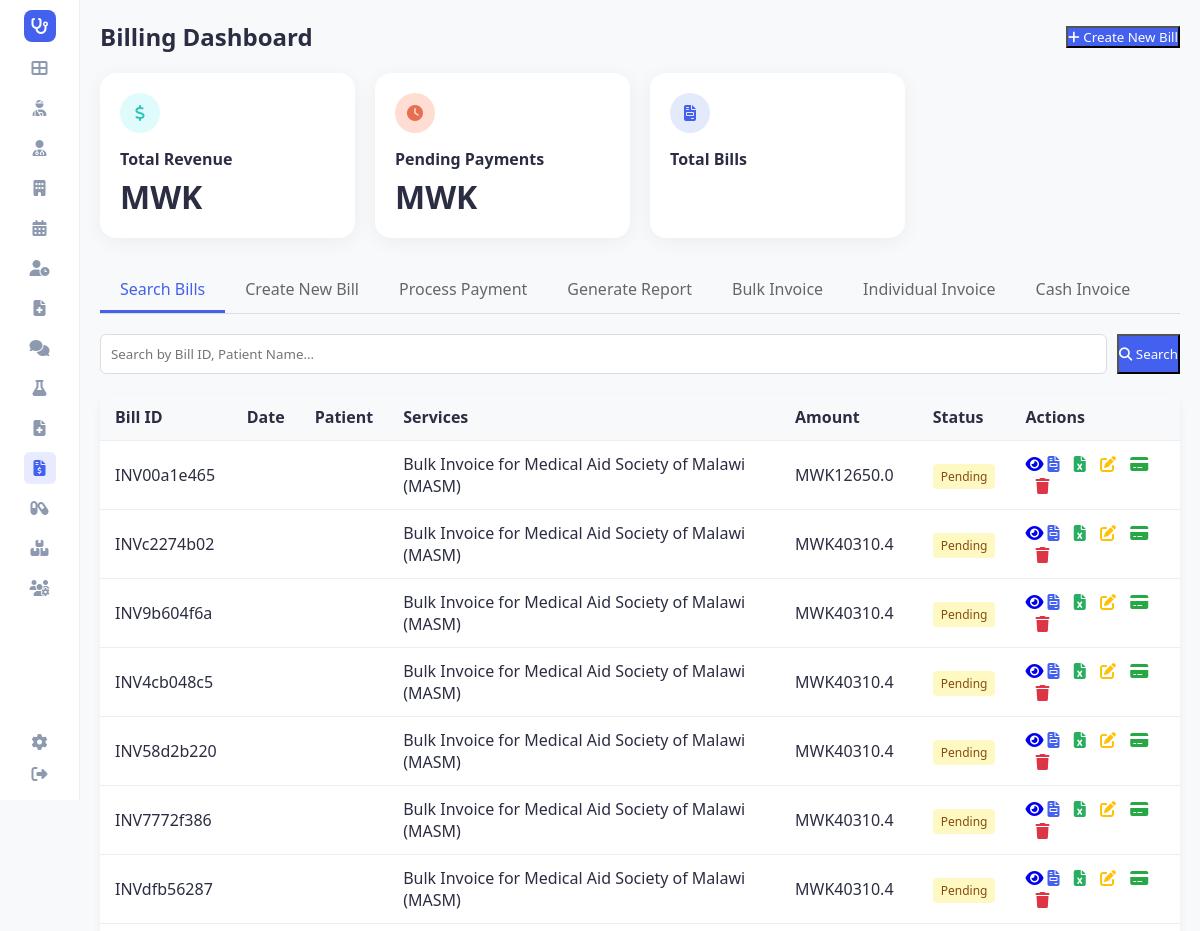
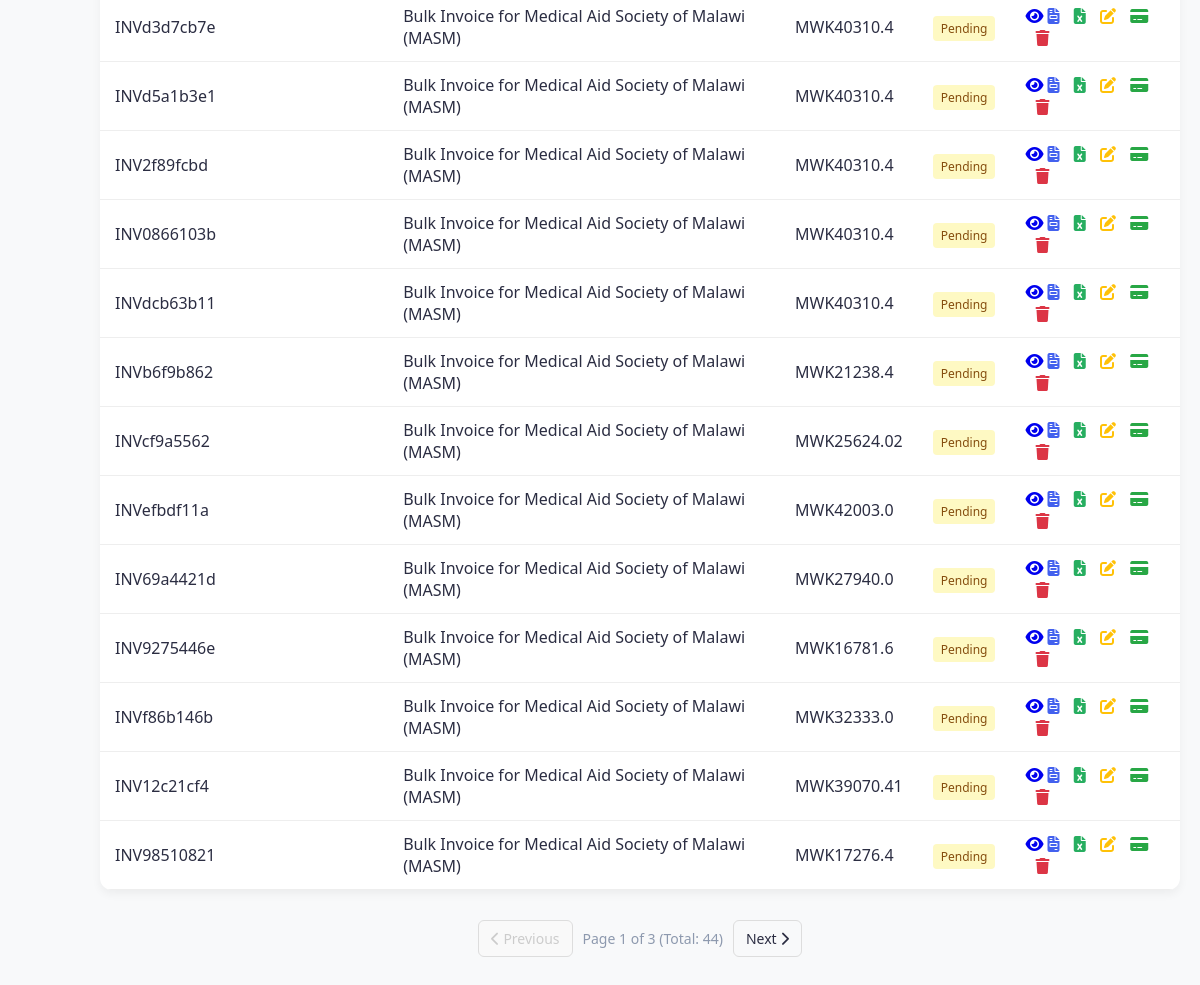
Screenshot of /billing (signed in) with the database file from the repository (2 pictures, top to bottom).
### tables this page shows
CREATE TABLE bills (
                bill_id TEXT PRIMARY KEY,
                patient_id TEXT,
                appointment_id TEXT,
                amount REAL,
                services TEXT,
                status TEXT,
                created_date TEXT,
                provider TEXT,
                items TEXT,
                created_at TEXT, is_deleted INTEGER DEFAULT 0, deleted_at TEXT,
                FOREIGN KEY (patient_id) REFERENCES patients(patient_id)
            );

### app.py (the view)
@app.route('/billing')
def billing_dashboard():
    page = request.args.get('page', 1, type=int)
    search_term = request.args.get('search', '').strip()
    per_page = 20
    conn = hms.db.get_connection()
    cursor = conn.cursor()
    if search_term:
        search_value = f"%{search_term}%"
        cursor.execute("""
            SELECT * FROM bills WHERE bill_id LIKE ? OR patient_id LIKE ? OR status LIKE ?
            ORDER BY created_date DESC LIMIT ? OFFSET ?
        """, (search_value, search_value, search_value, per_page, (page - 1) * per_page))
        rows = cursor.fetchall()
        cursor.execute("""
            SELECT COUNT(*) FROM bills WHERE bill_id LIKE ? OR patient_id LIKE ? OR status LIKE ?
        """, (search_value, search_value, search_value))
        total_count = cursor.fetchone()[0]
    else:
        cursor.execute("SELECT * FROM bills ORDER BY created_date DESC LIMIT ? OFFSET ?",
                       (per_page, (page - 1) * per_page))
        rows = cursor.fetchall()
        cursor.execute("SELECT COUNT(*) FROM bills")
        total_count = cursor.fetchone()[0]
    cursor.execute("SELECT SUM(amount) FROM bills WHERE status = 'Paid'")
    total_paid = cursor.fetchone()[0] or 0
    cursor.execute("SELECT SUM(amount) FROM bills WHERE status = 'Unpaid'")
    total_unpaid = cursor.fetchone()[0] or 0
    conn.close()
    bills = [hms.db._row_to_obj(Bill, row) for row in rows]
    total_pages = math.ceil(total_count / per_page) if total_count else 1
    return render_template('billing_dashboard.html', bills=bills, page=page, total_pages=total_pages,
                           total_count=total_count, total_paid=total_paid, total_unpaid=total_unpaid,
                           search_term=search_term, active_page='billing')

### templates/billing_dashboard.html (shortened to what this page needs)
<!DOCTYPE html>
<html lang="en">
<head>
    <link rel="stylesheet" href="{{ url_for('static', filename='style.css') }}">
    <link rel="stylesheet" href="https://cdnjs.cloudflare.com/ajax/libs/font-awesome/6.4.0/css/all.min.css">
</head>
<body>
    <div class="container">
        {% include 'sidebar.html' %}
        <main class="main-content">
            <div style="display: flex; justify-content: space-between; align-items: center; margin-bottom: 20px;">
                <h2>Billing Dashboard</h2>
                <button onclick="switchTab('create')" class="btn-primary"><i class="fas fa-plus"></i> Create New Bill</button>
            </div>
            <div class="stats-grid" style="margin-bottom: 30px;">
                <div class="card stat-card">
                    <div class="stat-icon green-bg"><i class="fas fa-dollar-sign"></i></div>
                    <h3>Total Revenue</h3>
                    <div class="stat-value"><h2>MWK{{ total_revenue }}</h2></div>
                </div>
                <div class="card stat-card">
                    <div class="stat-icon red-bg"><i class="fas fa-clock"></i></div>
                    <h3>Pending Payments</h3>
                    <div class="stat-value"><h2>MWK{{ pending_amount }}</h2></div>
                </div>
                <div class="card stat-card">
                    <div class="stat-icon blue-bg"><i class="fas fa-file-invoice"></i></div>
                    <h3>Total Bills</h3>
                </div>
            </div>
            <div class="tabs">
                <div class="tab active" onclick="switchTab('search')">Search Bills</div>
                <div class="tab" onclick="switchTab('create')">Create New Bill</div>
                <div class="tab" onclick="switchTab('process')">Process Payment</div>
                <div class="tab" onclick="switchTab('report')">Generate Report</div>
                <div class="tab" onclick="switchTab('invoice')">Bulk Invoice</div>
                <div class="tab" onclick="switchTab('individual')">Individual Invoice</div>
                <div class="tab" onclick="switchTab('cash')">Cash Invoice</div>
            </div>
            <div id="search" class="tab-content active">
                <div style="margin-bottom: 20px; display: flex; gap: 10px;">
                    <form action="{{ url_for('billing_dashboard') }}" method="get" style="display: flex; gap: 10px; flex: 1;">
                        <input type="text" name="search" placeholder="Search by Bill ID, Patient Name..." style="padding: 10px; border: 1px solid #ddd; border-radius: 6px; flex: 1;">
                        <button type="submit" class="btn-primary"><i class="fas fa-search"></i> Search</button>
                    </form>
                </div>
                <table class="bill-table">
                    <thead>
                        <tr>
                            <th>Bill ID</th>
                            <th>Date</th>
                            <th>Patient</th>
                            <th>Services</th>
                            <th>Amount</th>
                            <th>Status</th>
                            <th>Actions</th>
                        </tr>
                    </thead>
                    <tbody>
                        {% for bill in bills %}
                        <tr ondblclick="window.location.href='{{ url_for('patients', search=bill.patient_name) }}'" style="cursor: pointer;" title="Double click to search patient">
                            <td>{{ bill.bill_id }}</td>
                            <td>{{ bill.date }}</td>
                            <td><a href="{{ url_for('patients', search=bill.patient_name) }}" style="color: #4361ee; text-decoration: none;">{{ bill.patient_name }}</a></td>
                            <td>{{ bill.services }}</td>
                            <td>MWK{{ bill.amount }}</td>
                            <td><span class="status-badge status-{{ bill.status|lower }}">{{ bill.status }}</span></td>
                            <td>
                                <a href="{{ url_for('view_bill', bill_id=bill.bill_id) }}" class="btn-action" title="View Bill"><i class="fas fa-eye"></i></a>
                                <a href="{{ url_for('print_invoice', bill_id=bill.bill_id) }}" target="_blank" style="color: #4361ee; margin-right: 10px;" title="View Invoice"><i class="fas fa-file-invoice"></i></a>
                                <a href="{{ url_for('export_invoice_csv', bill_id=bill.bill_id) }}" style="color: #27ae60; margin-right: 10px;" title="Export to Excel"><i class="fas fa-file-excel"></i></a>
                                <a href="#" onclick="editInvoice('{{ bill.bill_id }}')" style="color: #ffc107; margin-right: 10px;" title="Edit Invoice"><i class="fas fa-edit"></i></a>
                                {% if bill.status == 'Pending' %}
                                <a href="#" onclick="openPaymentModal('{{ bill.bill_id }}', '{{ bill.amount }}')" style="color: #28a745;" title="Process Payment"><i class="fas fa-credit-card"></i></a>
                                {% endif %}
                                {% if current_role == 'admin' %}
                                <a href="{{ url_for('delete_bill', bill_id=bill.bill_id) }}" style="color: #dc3545; margin-left: 10px;" title="Delete Bill" onclick="return confirm('Are you sure you want to delete this bill?')"><i class="fas fa-trash"></i></a>
                                {% endif %}
                            </td>
                        </tr>
                        {% else %}
                        <tr><td colspan="7" style="text-align: center; color: #888;">No bills found.</td></tr>
                        {% endfor %}
                    </tbody>
                </table>
                {% if total_pages > 1 %}
                <div class="pagination">
                    <a href="{{ url_for('billing_dashboard', page=page-1, search=search_term) }}" class="pagination-btn {{ 'disabled' if page == 1 else '' }}">
                        <i class="fas fa-chevron-left"></i> Previous
                    </a>
                    <div class="pagination-info">
                        Page {{ page }} of {{ total_pages }} (Total: {{ total_count }})
                    </div>
                    <a href="{{ url_for('billing_dashboard', page=page+1, search=search_term) }}" class="pagination-btn {{ 'disabled' if page == total_pages else '' }}">
                        Next <i class="fas fa-chevron-right"></i>
                    </a>
                </div>
                {% endif %}
            </div>
        </main>
    </div>
</body>
</html>

### templates/sidebar.html
<aside class="sidebar">
    <div class="logo">
        <div class="logo-icon">
            <i class="fas fa-stethoscope"></i>
        </div>
    </div>
    <nav class="menu">
        <a href="{{ url_for('dashboard') }}" class="menu-item {% if active_page == 'dashboard' %}active{% endif %}" title="Dashboard"><i class="fas fa-th-large"></i></a>
        {% if current_role in ['admin', 'doctor', 'receptionist', 'nurse'] %}
        <a href="{{ url_for('patients') }}" class="menu-item {% if active_page == 'patients' %}active{% endif %}" title="Patients"><i class="fas fa-user-injured"></i></a>
        {% endif %}
        {% if current_role in ['admin', 'doctor', 'receptionist', 'nurse'] %}
        <a href="{{ url_for('doctors') }}" class="menu-item {% if active_page == 'doctors' %}active{% endif %}" title="Doctors"><i class="fas fa-user-md"></i></a>
        {% endif %}
        {% if current_role in ['admin', 'doctor', 'receptionist'] %}
        <a href="{{ url_for('departments') }}" class="menu-item {% if active_page == 'departments' %}active{% endif %}" title="Departments"><i class="fas fa-building"></i></a>
        {% endif %}
        {% if current_role in ['admin', 'doctor', 'receptionist', 'nurse'] %}
        <a href="{{ url_for('view_schedule') }}" class="menu-item {% if active_page == 'schedule' %}active{% endif %}" title="Schedule"><i class="fas fa-calendar-alt"></i></a>
        {% endif %}
        {% if current_role in ['admin', 'doctor', 'receptionist', 'nurse'] %}
        <a href="{{ url_for('queue_dashboard') }}" class="menu-item {% if active_page == 'queue' %}active{% endif %}" title="Queue Dashboard"><i class="fas fa-user-clock"></i></a>
        {% endif %}
        {% if current_role in ['admin', 'doctor', 'nurse'] %}
        <a href="{{ url_for('medical_records') }}" class="menu-item {% if active_page == 'medical_records' %}active{% endif %}" title="Medical Records"><i class="fas fa-file-medical"></i></a>
        {% endif %}
        <a href="{{ url_for('messages') }}" class="menu-item {% if active_page == 'messages' %}active{% endif %}" title="Messages"><i class="fas fa-comments"></i></a>
        {% if current_role in ['admin', 'doctor', 'lab_assistant', 'nurse'] %}
        <a href="{{ url_for('lab_results') }}" class="menu-item {% if active_page == 'lab_results' %}active{% endif %}" title="Lab Results"><i class="fas fa-flask"></i></a>
        {% endif %}
        {% if current_role in ['admin', 'doctor'] %}
        <a href="{{ url_for('general_reports') }}" class="menu-item {% if active_page == 'reports' %}active{% endif %}" title="Reports"><i class="fas fa-file-medical"></i></a>
        {% endif %}
        {% if current_role in ['admin', 'cashier'] %}
        <a href="{{ url_for('billing_dashboard') }}" class="menu-item {% if active_page == 'billing' %}active{% endif %}" title="Billing"><i class="fas fa-file-invoice-dollar"></i></a>
        {% endif %}
        {% if current_role in ['admin', 'doctor', 'receptionist', 'nurse'] %}
        <a href="{{ url_for('prescriptions') }}" class="menu-item {% if active_page == 'prescriptions' %}active{% endif %}" title="Prescriptions"><i class="fas fa-capsules"></i></a>
        {% endif %}
        {% if current_role in ['admin', 'cashier', 'nurse'] %}
        <a href="{{ url_for('inventory') }}" class="menu-item {% if active_page == 'inventory' %}active{% endif %}" title="Inventory"><i class="fas fa-boxes"></i></a>
        {% endif %}
        {% if current_role in ['admin', 'admin doctor', 'admin_doctor'] %}
        <a href="{{ url_for('admin_users') }}" class="menu-item {% if active_page == 'admin_users' %}active{% endif %}" title="User Management"><i class="fas fa-users-cog"></i></a>
        {% endif %}
    </nav>
    <div class="settings">
        <a href="{{ url_for('settings') }}" class="menu-item {% if active_page == 'settings' %}active{% endif %}" title="Settings"><i class="fas fa-cog"></i></a>
        <a href="{{ url_for('logout') }}" class="menu-item" title="Logout"><i class="fas fa-sign-out-alt"></i></a>
    </div>
</aside>

### rows the page displays
bills: bill_id "INV00a1e465", services "Bulk Invoice for Medical Aid Society of Malawi (MASM)", amount "12650.0", status "Pending"
bills: bill_id "INVc2274b02", services "Bulk Invoice for Medical Aid Society of Malawi (MASM)", amount "40310.4", status "Pending"
bills: bill_id "INV9b604f6a", services "Bulk Invoice for Medical Aid Society of Malawi (MASM)", amount "40310.4", status "Pending"
bills: bill_id "INV4cb048c5", services "Bulk Invoice for Medical Aid Society of Malawi (MASM)", amount "40310.4", status "Pending"
bills: bill_id "INV58d2b220", services "Bulk Invoice for Medical Aid Society of Malawi (MASM)", amount "40310.4", status "Pending"
bills: bill_id "INV7772f386", services "Bulk Invoice for Medical Aid Society of Malawi (MASM)", amount "40310.4", status "Pending"
bills: bill_id "INVdfb56287", services "Bulk Invoice for Medical Aid Society of Malawi (MASM)", amount "40310.4", status "Pending"
bills: bill_id "INVd3d7cb7e", services "Bulk Invoice for Medical Aid Society of Malawi (MASM)", amount "40310.4", status "Pending"
bills: bill_id "INVd5a1b3e1", services "Bulk Invoice for Medical Aid Society of Malawi (MASM)", amount "40310.4", status "Pending"
bills: bill_id "INV2f89fcbd", services "Bulk Invoice for Medical Aid Society of Malawi (MASM)", amount "40310.4", status "Pending"
bills: bill_id "INV0866103b", services "Bulk Invoice for Medical Aid Society of Malawi (MASM)", amount "40310.4", status "Pending"
bills: bill_id "INVdcb63b11", services "Bulk Invoice for Medical Aid Society of Malawi (MASM)", amount "40310.4", status "Pending"
bills: bill_id "INVb6f9b862", services "Bulk Invoice for Medical Aid Society of Malawi (MASM)", amount "21238.4", status "Pending"
bills: bill_id "INVcf9a5562", services "Bulk Invoice for Medical Aid Society of Malawi (MASM)", amount "25624.02", status "Pending"
bills: bill_id "INVefbdf11a", services "Bulk Invoice for Medical Aid Society of Malawi (MASM)", amount "42003.0", status "Pending"
bills: bill_id "INV69a4421d", services "Bulk Invoice for Medical Aid Society of Malawi (MASM)", amount "27940.0", status "Pending"
bills: bill_id "INV9275446e", services "Bulk Invoice for Medical Aid Society of Malawi (MASM)", amount "16781.6", status "Pending"
bills: bill_id "INVf86b146b", services "Bulk Invoice for Medical Aid Society of Malawi (MASM)", amount "32333.0", status "Pending"
bills: bill_id "INV12c21cf4", services "Bulk Invoice for Medical Aid Society of Malawi (MASM)", amount "39070.41", status "Pending"
bills: bill_id "INV98510821", services "Bulk Invoice for Medical Aid Society of Malawi (MASM)", amount "17276.4", status "Pending"

### other values shown
{{ page }} "1"
{{ total_pages }} "3"
{{ total_count }} "44"
